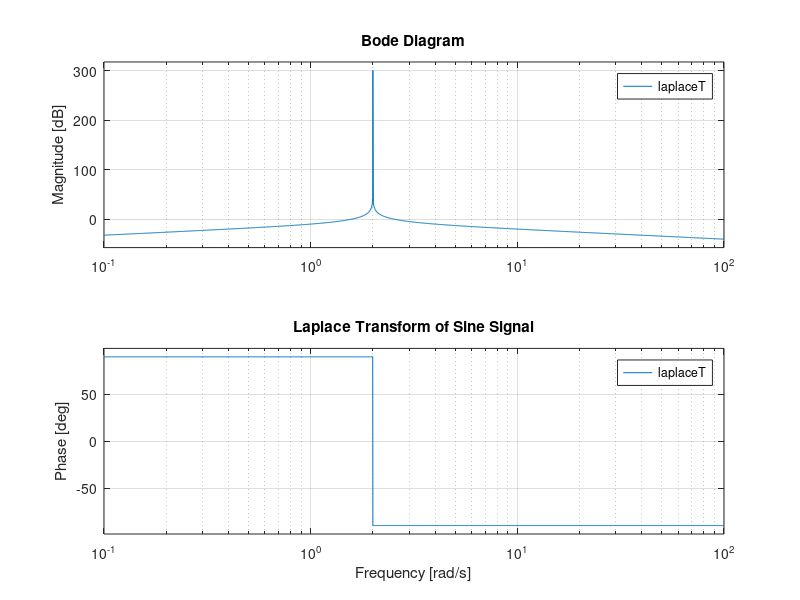

This chart was generated by the following MATLAB code:
clear all;
close all;
clc;

s = tf('s');
k = 2;

laplaceT = s / (s^2 + k^2);
%sin_signal = laplace(sin(2 * t), t, s);
bode(laplaceT);
title('Laplace Transform of Sine Signal');
